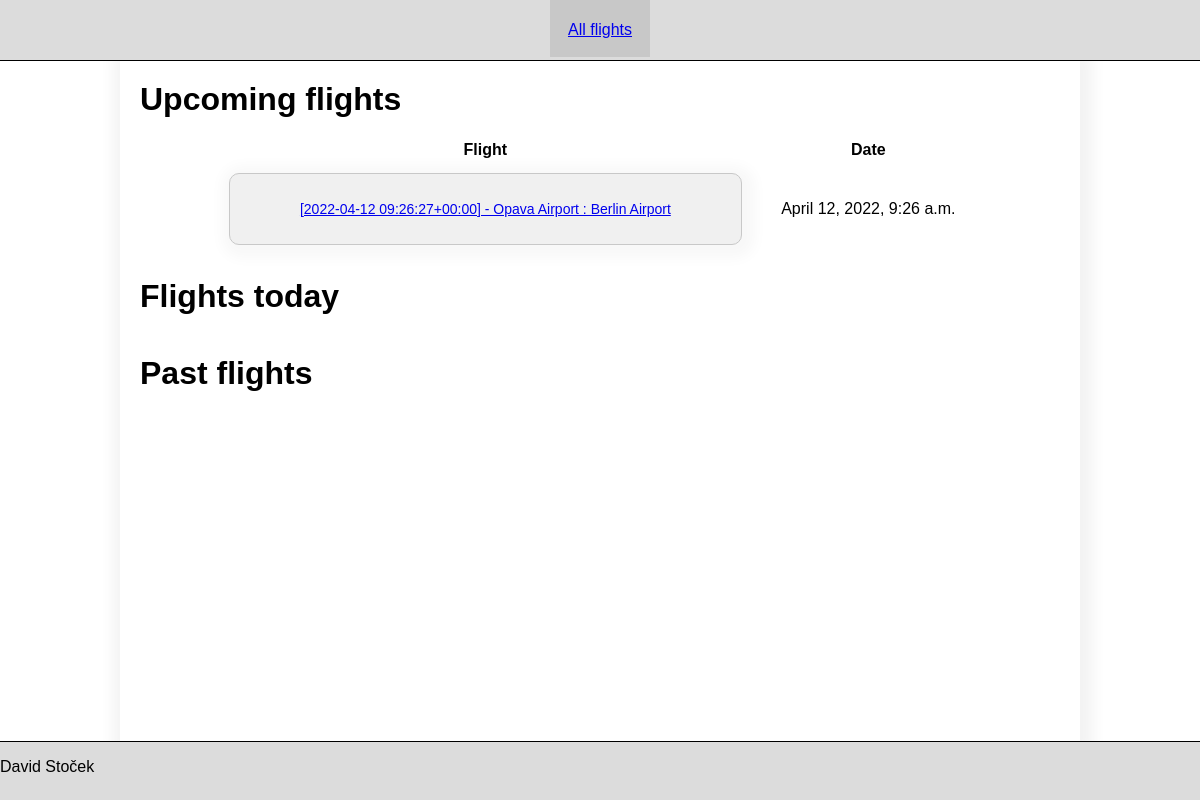
The page /flights/ on the database as committed earlier.
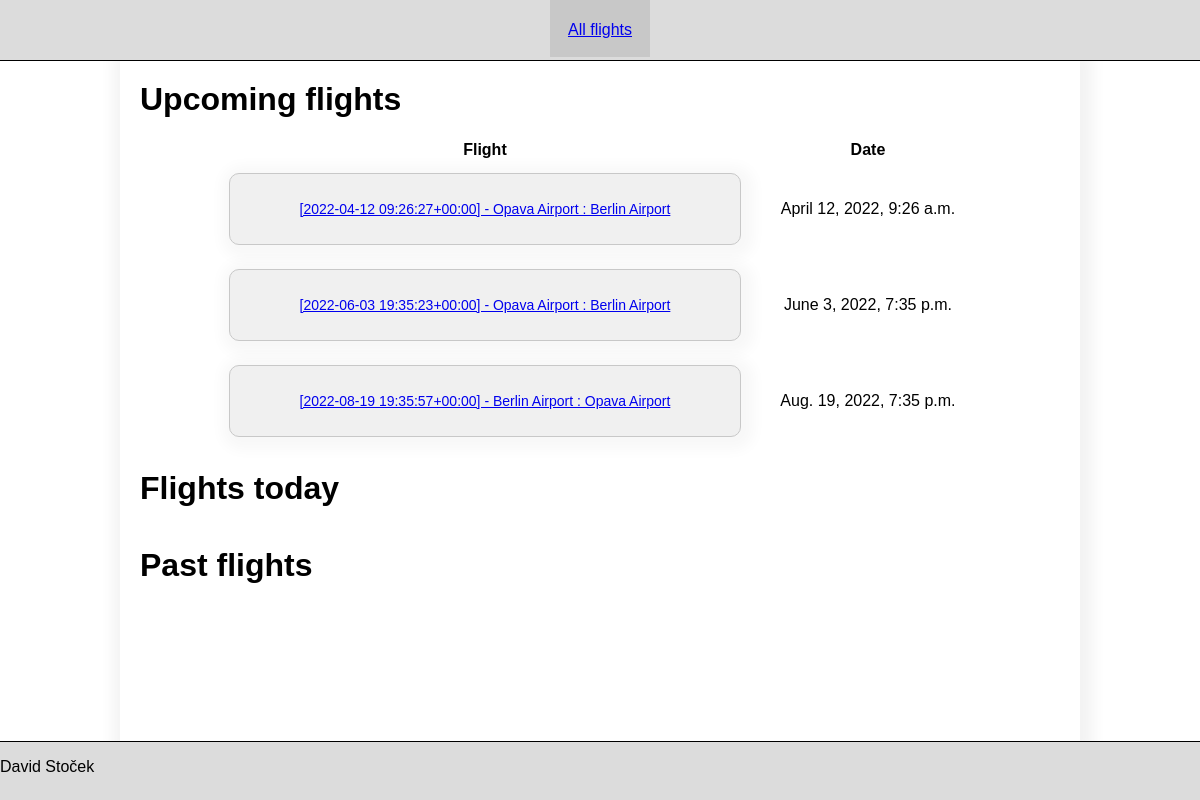
The same page on the database as committed later.
### flight/models.py (models this page shows)
class Flight(models.Model):
    price = models.DecimalField(max_digits=32, decimal_places=2)
    terminal = models.IntegerField()
    date = models.DateTimeField()
    plane = models.ForeignKey('Plane', on_delete=models.CASCADE)
    start = models.ForeignKey('Airport', on_delete=models.CASCADE, related_name='hey')
    destination = models.ForeignKey('Airport', on_delete=models.CASCADE)
    def __str__(self):
        return f'[{self.date}] - {self.start} : {self.destination}'

class Airport(models.Model):
    name = models.CharField(max_length=45)
    city = models.ForeignKey('City', on_delete=models.CASCADE)
    def __str__(self):
        return self.name

### flight/views.py (the view)
# urls.py: path('flights/', views.flights, name='flights'),
def flights(request):
    context = {
        'flights': Flight.objects.all(),
    }
    return render(request, 'page/list.html', context=context)

### flight/templates/page/list.html (shortened to what this page needs)
{% extends 'base.html' %}
{% block content %}
    <div class="list_content">
        <div class="list_box">
            <h1>Upcoming flights</h1>
            <table class="list_table">
                <tr>
                    <th>Flight</th>
                    <th>Date</th>
                </tr>
                {% for flight in flights %}
                    <tr>
                        <td>
                            <a href="/flight/{{ flight.id }}">
                                <span class="box-click" data-type="flight" data-id={{flight.id}}>
                                    {{flight}}
                                </span>
                            </a>
                        </td>
                        <td>
                            {{flight.date}}
                        </td>
                    </tr>
                {% endfor %}
            </table>
        </div>
        <div class="list_box">
            <h1>Flights today</h1>
        </div>
        <div class="list_box">
            <h1>Past flights</h1>
        </div>
    </div>
{% endblock %}

### flight/templates/base.html (shortened to what this page needs)
<!DOCTYPE html>
<html lang="en">
<head>
    {% load static %}
    <link rel="stylesheet" href="{% static 'css/styles.css' %}">
</head>
<body>
    {% block header %}
        {% include "page/header.html" %}
    {% endblock %}
    <main>
    {% block content %}{% endblock %}
    </main>
    {% block footer %}
        {% include "page/footer.html" %}
    {% endblock %}
</body>
</html>

### flight/templates/page/header.html
<header>
    <div class="header_button-group">
        <div class="header_button">
            <a href="/flights">
                <span>
                    All flights
                </span>
            </a>
        </div>
    </div>
</header>

### flight/templates/page/footer.html
<footer>
    <p>David Stoček</p>
</footer>

### flight/static/css/styles.css (style rules this page uses)
* { font-family: sans-serif; }
body { background-color: white; margin: 0; padding: 0; }
main { min-height: calc(100vh - 120px); width: 80%; margin-left: 10%; box-shadow: 3px 3px 14px 10px rgba(0,0,0,0.05); }
h1 { padding: 20px; margin: 0; }
header { display: flex; align-content: center; justify-content: center; position: sticky; width: 100%; height: 60px; border-bottom: 1px solid black; background-color: rgb(220,220,220); }
.header_button-group { width: fit-content; height: 60px; line-height: 60px; }
.header_button { width: 100px; height: 95%; text-align: center; background-color: rgb(200,200,200); }
footer { position: sticky; width: 100%; height: 60px; border-top: 1px solid black; background-color: rgb(220,220,220); }
.box-click { font-size: 14px; display: block; border-radius: 10px; border: 1px solid rgb(200, 200, 200); height: 50px; background-color: rgb(240,240,240); box-shadow: 3px 3px 14px 10px rgba(0,0,0,0.03); padding: 10px; margin: 10px; cursor: pointer; transition: background-color 0.2s; line-height: 50px; }
.list_table { width: 80%; margin-left: 10%; }

Rows that differ between the two databases and show on the page:
added Flight: date+start+destination "[2022-06-03 19:35:23+00:00] - Opava Airport : Berlin Airport", date "June 3, 2022, 7:35 p.m."
added Flight: date+start+destination "[2022-08-19 19:35:57+00:00] - Berlin Airport : Opava Airport", date "Aug. 19, 2022, 7:35 p.m."
